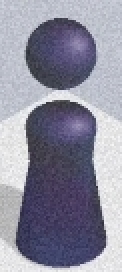
#> input picture player/player_template1.png, 61 x 136 px (shown 2 times larger)
$ python -i jump_game_saved.py   (imports and definitions only)
#> lines starting #> are read from the running program, lines starting #| are printed output that depends on the picture
# Copyright © 2024 [李博远，何悦]
# The MIT License (MIT)
# 本代码通过MIT许可。允许任何人自由使用、修改、分发代码。
# 不可以用于作弊目的，仅用于学习研究。

import cv2
import numpy as np
import pyautogui
import time
import subprocess
import os

# 终于做好咯。
# 未来的几个方向：
# 1，不断增加数据集。但是需要考虑时间，因为每次都会遍历全部数据集，涉及大量的计算。
# 2，此代码基础上，每次跳之前都增加一个数据点。（和1类似，执行起来难度稍高，需要大规模修改代码）
# 3，一个完全新的思路，摒弃了计算机视觉（算力需求），直接每次选取起终点，输入到程序中，自动计算距离和按压时间。

# [1 line not run here, left out]

# 1. 截取屏幕图像并保存到 'pic' 文件夹
# [13 lines left out: function capture_screen, not called in this run]

# 2. 识别玩家和目标位置
def detect_positions(image):
    channels = cv2.split(image)

    # 动态加载玩家和目标模板
    player_templates = load_templates('player')
#> in load_templates, template is the input picture: shape (136, 61, 3); mean B, G, R 158.2, 141.1, 141.5
    target_templates = load_templates('target')

    # 初始化玩家和目标位置和最大信心度
    player_pos, target_pos = None, None
    max_player_confidence, max_target_confidence = 0, 0

    # 检查模板尺寸
    def check_template_size(image, template):
        if template.shape[0] > image.shape[0] or template.shape[1] > image.shape[1]:
            print("Template is larger than image. Skipping this template.")
            return False
        return True

    #########################################
    ###############玩家模板匹配###############
    #########################################
    for player_template in player_templates:
        if player_template is None or not check_template_size(image, player_template):
            continue

        template_channels = cv2.split(player_template)
        max_val_sum, max_loc_sum = 0, (0, 0)

        # 在每个通道上进行模板匹配并平均结果
        for ch, template_ch in zip(channels, template_channels):
            res = cv2.matchTemplate(ch, template_ch, cv2.TM_CCOEFF_NORMED)
            _, max_val, _, max_loc = cv2.minMaxLoc(res)
            max_val_sum += max_val
            max_loc_sum = tuple(map(sum, zip(max_loc_sum, max_loc)))

        avg_max_val = max_val_sum / 3
        avg_max_loc = tuple([int(x / 3) for x in max_loc_sum])

        if avg_max_val > max_player_confidence:
            max_player_confidence = avg_max_val
            player_pos = avg_max_loc
            player_size = player_template.shape[1], player_template.shape[0]  # width, height
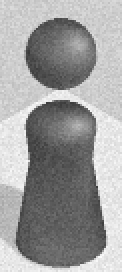
#> ch: shape (136, 61) (shown 2 times larger); min 56, max 252, mean 158.2

    #########################################
    ###############目标模板匹配###############
    #########################################
    for target_template in target_templates:
        if target_template is None or not check_template_size(image, target_template):
            continue

        template_channels = cv2.split(target_template)
        max_val_sum, max_loc_sum = 0, (0, 0)

        # 在每个通道上进行模板匹配并平均结果
        for ch, template_ch in zip(channels, template_channels):
            res = cv2.matchTemplate(ch, template_ch, cv2.TM_CCOEFF_NORMED)
            _, max_val, _, max_loc = cv2.minMaxLoc(res)
            max_val_sum += max_val
            max_loc_sum = tuple(map(sum, zip(max_loc_sum, max_loc)))

        avg_max_val = max_val_sum / 3
        avg_max_loc = tuple([int(x / 3) for x in max_loc_sum])

        # 确保目标在玩家上方
        if player_pos and avg_max_loc[1] >= player_pos[1]:
            print(f"Skipping target below player at position {avg_max_loc}")
            continue

        if avg_max_val > max_target_confidence:
            max_target_confidence = avg_max_val
            target_pos = avg_max_loc
            target_size = target_template.shape[1], target_template.shape[0]  # width, height

    print(f"Max player confidence: {max_player_confidence}")
    print(f"Max target confidence: {max_target_confidence}")

    if max_player_confidence < 0.01 or max_target_confidence < 0.01:
        print("Error: Low confidence detected. Returning None.")
        return None, None

    # Calculate dynamic bounding box for player and target based on their detected sizes
    def get_center_position(pos, width, height):
        return (pos[0] + width // 2, pos[1] + height // 2)

    if player_pos:
        player_pos = get_center_position(player_pos, *player_size)  # Use dynamic player size
    if target_pos:
        target_pos = get_center_position(target_pos, *target_size)  # Use dynamic target size

    return player_pos, target_pos


# 3. 计算玩家和目标之间的距离
def calculate_distance(player_pos, target_pos):
    return np.sqrt((target_pos[0] - player_pos[0]) ** 2 + (target_pos[1] - player_pos[1]) ** 2)

# 4. 根据距离模拟点击跳跃
# [5 lines left out: function press_for_jump, not called in this run]

# 5. 通过 ADB 执行操作（可选，适用于安卓手机）
def adb_swipe(x1, y1, x2, y2, duration):
    subprocess.run(["D:\\jump_game\\scrcpy-win64-v2.7\\adb.exe", "shell", "input", "swipe", str(x1), str(y1), str(x2), str(y2), str(duration)])

# 6. 可视化玩家和目标位置
# [17 lines left out: function visualize_jump, not called in this run]

# 7. 加载模板图片
def load_templates(folder_name):
    templates = []
    folder_path = os.path.join(os.getcwd(), folder_name)
    if os.path.exists(folder_path):
        for filename in os.listdir(folder_path):
            if filename.endswith('.png'):
                template = cv2.imread(os.path.join(folder_path, filename))
                if template is not None:
                    templates.append(template)
    return templates

# 主程序
# [20 lines left out: function main, not called in this run]

# [2 lines not run here, left out]

>>> import cv2
>>> picture = cv2.cvtColor(cv2.imread('player/player_template1.png'), cv2.COLOR_BGR2RGB)
>>> result = detect_positions(picture)
